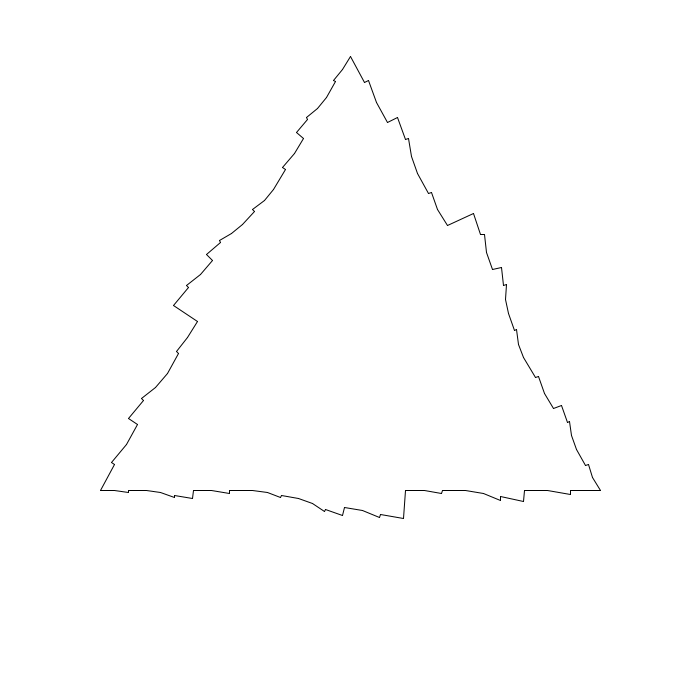
Frame 1 (no input)
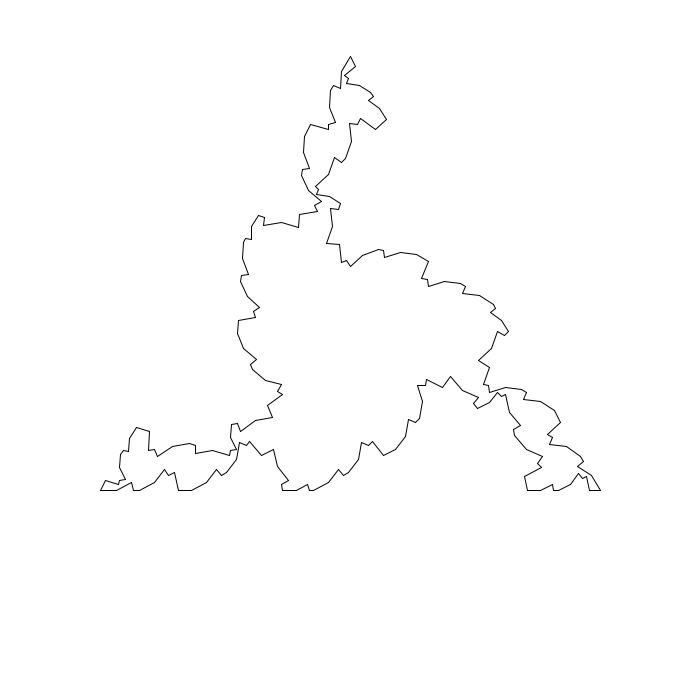
Frame 60 (the mouse pressed at the canvas centre just before this capture)
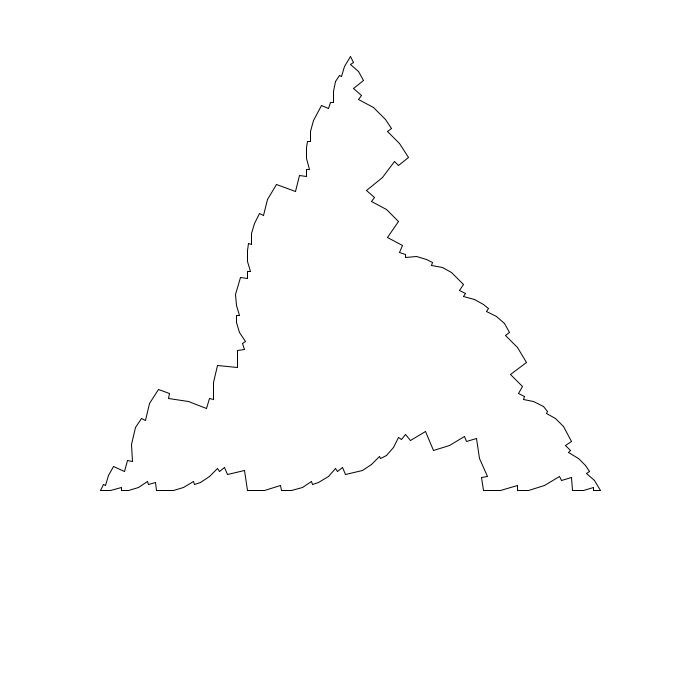
Frame 120 (the mouse held since frame 60 and released just before this capture)

The Processing sketch that drew these frames (run headless with seeded random() and noise(); from frame 60 on, the mouse is pressed at the canvas centre):

// Processing sketch: e04_koch_platek_n_noise
// ── e04_koch_platek_n_noise.pde
void setup() {
  size(700, 700);
  stroke(0);
  strokeWeight(1);
  frameRate(5);
}

void draw() {
  background(255);
  PVector A = new PVector(100, height*0.7);
  PVector C = new PVector(width-100, height*0.7);
  PVector B = PVector.sub(C, A);
  B.rotate(radians(-60));
  B.add(A);
  koch(B, A);
  koch(A, C);
  koch(C, B);
}

void koch(PVector poczatek, PVector koniec) {
  PVector bok = PVector.sub(koniec, poczatek);
  bok.div(1.5+noise(frameCount*0.05)*3.0);
  if (bok.mag()>10) {
    PVector P1 = PVector.add(poczatek, bok);
    PVector P3 = PVector.add(P1, bok);
    bok.rotate(radians(-60+noise(frameCount*0.05)*120));
    PVector P2 = PVector.add(P1, bok);
    koch(poczatek, P1);
    koch(P1, P2);
    koch(P2, P3);
    koch(P3, koniec);  
  } else 
  {
    line(poczatek.x, poczatek.y, koniec.x, koniec.y);
  }
}
